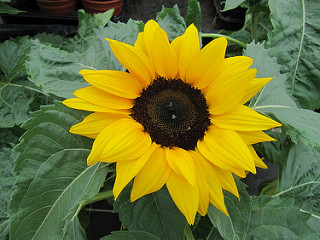
#> input picture Atividade05/sunflower.jpg, 320 x 240 px
$ jupyter execute T05Q04.ipynb
#> lines starting #> are read from the running program, lines starting #| are printed output that depends on the picture
### Atividade05/imagem.py
import numpy as np
import matplotlib.pyplot as plt
import pandas as pd
from skimage.io import imread,imsave,imshow
from skimage.color import rgb2gray
import cv2
import os
import csv
from tqdm import tqdm
from skimage.transform import resize

class Imagem():

    def __init__(self, name='sunflower.jpg'):
        self.name = name
        self.img = None
        self.imgGray = None
        self.imgRed = None
        self.altura = 240
        self.largura = 240
        self.dimensoes = None

    # Ler a imagem, imagem redimensionada e imagem em tons de cinza.
    def ler(self):
        # Ler a imagem como um array flutuante
        self.img = imread(self.name)
#> self.img is the input picture: shape (240, 320, 3); mean R, G, B 110.2, 114.9, 47.4
        self.imgRed = resize(self.img, (self.largura, self.altura))
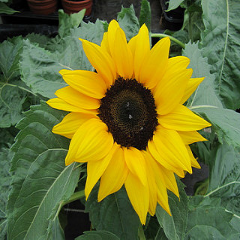
#> self.imgRed: shape (240, 240, 3) float64; mean R, G, B 0.432, 0.45, 0.186
        self.imgGray = rgb2gray(self.imgRed)
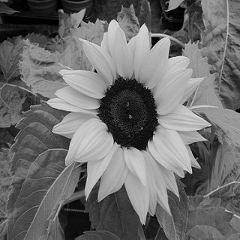
#> self.imgGray: shape (240, 240) float64; min 0, max 0.927, mean 0.428

    # Ler a imagem, imagem redimensionada e imagem em tons de cinza.
    # [42 lines left out: functions lerCV2, shows, show, manyShow, not called in this run]

    # Função que apresenta várias imagens com títulos.
    def manyShowWithTitle(self, *imgs, color='gray'):
        _, ax = plt.subplots(1, len(imgs), figsize=(20, 20),sharex=True)
        for index, i in enumerate(ax):
            i.imshow(imgs[index]['img'], cmap=color)
            i.set_title(f'{imgs[index]["title"]} \n {imgs[index]["img"].shape}')
            i.axis('off')

### Atividade05/q1.py
import cv2
import matplotlib.pyplot as plt
import numpy as np
import pandas as pd
from skimage.color import rgb2gray
from skimage.io import imread, imsave, imshow


filtroLaplaciano = {
    'M': 3,
    'N': 3,
    'nome': 'Laplaciano',
    'filtro': np.array([[-1,-1,-1],[-1,8,-1],[-1,-1,-1]])
}

filtroMedia = {
    'M': 3,
    'N': 3,
    'nome': 'Media',
    'filtro': np.ones((3,3))/9
}

filtroGaussiano = {
    'M': 5,
    'N': 5,
    'nome': 'Gaussiano',
    'filtro': np.array([[1,4,7,4,1],
                        [4,16,26,16,4],
                        [7,26,41,26,7],
                        [4,16,26,16,4],
                        [1,4,7,4,1]])
}

filtroPrewitt = {
    'M':3,
    'N':3,
    'nome':'Prewitt',
    'horizontal':np.array([[-1, 0, 1], [-1, 0, 1], [-1, 0, 1]]),
    'vertical':np.array([[-1, -1, -1], [0, 0, 0], [1, 1, 1]])
}

filtroSobel = {
    'M':3,
    'N':3,
    'nome':'Sobel',
    'horizontal': np.array([[-1, 0, 1], [-2, 0, 2], [-1, 0, 1]]),
    'vertical': np.array([[-1, -2, -1], [0, 0, 0], [1, 2, 1]])
}

# ------------------------ FUNÇÕES ------------------------ #

def quebralista(lista, n):
    for i in range(0,len(lista),n):
        yield lista[i:i + n]

# [24 lines left out: function janelaignorada, not called in this run]

def janelapadding(imagem,i,j,m,n,t):
    if t == -1:
        altura, largura = imagem.shape
    else:
        altura, largura, _ = imagem.shape
    janela = []
    a = int((m-1)/2)
    b = int((n-1)/2)
    new_a = a*(-1)
    new_b = b*(-1)
    for x in range(m):
        b = new_b
        for y in range(n):
            i_atual = i+a
            j_atual = j+b
            if (i_atual > -1 and  j_atual > -1) and (i_atual < altura and j_atual < largura):
                if t != -1:
                    janela.append(imagem[i_atual][j_atual][t])
                else:
                    janela.append(imagem[i_atual][j_atual])
            else:
                janela.append(0)
            b += 1
        a += 1
    janela = list(quebralista(janela,n))
    janela = np.array(janela)
    return janela

# [95 lines left out: functions janelareplicada, janelaespelhada, imagemrgb, not called in this run]

def imagemgray(imagem,filtro,borda='ignore'):
    altura, largura = imagem.shape
    resultados = []
    imagem_nova = imagem.copy()
    # ignore
    if borda == 'ignore':
        a = int((filtro['M']-1)/2)
        b = int((filtro['N']-1)/2)
        for I in range(a,altura-a):
            for J in range(b,largura-b):
                pixel = janelaignorada(imagem,I,J,filtro['M'],filtro['N'],-1)
                if filtro['nome'] == 'Prewitt':
                    H = np.sum(filtro['horizontal']*pixel)
                    V = np.sum(filtro['vertical']*pixel)
                    R = np.sqrt(pow(H,2.0) + pow(V, 2.0))
                    imagem_nova[I][J] = R
                elif filtro['nome'] == 'Sobel':
                    H = np.sum(filtro['horizontal']*pixel)
                    V = np.sum(filtro['vertical']*pixel)
                    R = np.sqrt(pow(H,2.0)+pow(V,2.0))
                    imagem_nova[I][J] = R
                else:
                    imagem_nova[I][J] = np.sum(pixel*filtro['filtro'])
    #
    elif borda == 'padding':
        for I in range(altura):
            for J in range(largura):
                pixel = janelapadding(imagem,I,J,filtro['M'],filtro['N'],-1)
                if filtro['nome'] == 'Prewitt':
                    H = np.sum(filtro['horizontal']*pixel)
                    V = np.sum(filtro['vertical']*pixel)
                    R = np.sqrt(pow(H,2.0) + pow(V, 2.0))
                    imagem_nova[I][J] = R
                elif filtro['nome'] == 'Sobel':
                    H = np.sum(filtro['horizontal']*pixel)
                    V = np.sum(filtro['vertical']*pixel)
                    R = np.sqrt(pow(H,2.0)+pow(V,2.0))
                    imagem_nova[I][J] = R
                else:
                    imagem_nova[I][J] = np.sum(pixel*filtro['filtro'])
    #
    elif borda == 'espelho':
        for I in range(altura):
            for J in range(largura):
                pixel = janelaespelhada(imagem,I,J,filtro['M'],filtro['N'],-1)
                if filtro['nome'] == 'Prewitt':
                    H = np.sum(filtro['horizontal']*pixel)
                    V = np.sum(filtro['vertical']*pixel)
                    R = np.sqrt(pow(H,2.0) + pow(V, 2.0))
                    imagem_nova[I][J] = R
                elif filtro['nome'] == 'Sobel':
                    H = np.sum(filtro['horizontal']*pixel)
                    V = np.sum(filtro['vertical']*pixel)
                    R = np.sqrt(pow(H,2.0)+pow(V,2.0))
                    imagem_nova[I][J] = R
                else:
                    imagem_nova[I][J] = np.sum(pixel*filtro['filtro'])
    #
    elif borda == 'replicar':
        for I in range(altura):
            for J in range(largura):
                pixel = janelareplicada(imagem,I,J,filtro['M'],filtro['N'],-1)
                if filtro['nome'] == 'Prewitt':
                    H = np.sum(filtro['horizontal']*pixel)
                    V = np.sum(filtro['vertical']*pixel)
                    R = np.sqrt(pow(H,2.0) + pow(V, 2.0))
                    imagem_nova[I][J] = R
                elif filtro['nome'] == 'Sobel':
                    H = np.sum(filtro['horizontal']*pixel)
                    V = np.sum(filtro['vertical']*pixel)
                    R = np.sqrt(pow(H,2.0)+pow(V,2.0))
                    imagem_nova[I][J] = R
                else:
                    imagem_nova[I][J] = np.sum(pixel*filtro['filtro'])
    return imagem_nova

def convolucao(imagem,filtro,borda='ignore'):
    # Verifica se a imagem é colorida ou não.
    if len(imagem.shape) == 3:
        imagem_processada = imagemrgb(imagem,filtro,borda)
    else:
        imagem_processada = imagemgray(imagem,filtro,borda)
    return imagem_processada


# ------------------------ MAIN ------------------------ #

""" Imagem = imread('Imagem.jpg')
Imagem = rgb2gray(Imagem)
imagem_nova = imread('Imagem-01.jpg')
imagem_nova = rgb2gray(imagem_nova)


filtros = [filtroLaplaciano,filtroMedia,filtroGaussiano,filtroSobel,filtroPrewitt]
xbordas = ['espelho','replicar','padding']
imagens = [Imagem]


I = 0
for img in imagens:
    for fil in filtros:
        for bor in xbordas:
            x = convolucao(img,fil,bor)
            imsave('imagem'+str(I)+'.jpg',x)
            I+=1


x = convolucao(Imagem,filtroLaplaciano,'ignore')


imshow(Imagem+imagem_nova)


imsave('Nova.jpg',imagem_nova) """

### Atividade05/T05Q04.ipynb
[cell 1]
from q1 import convolucao, filtroMedia
from imagem import Imagem
from skimage.io import imread,imsave,imshow
import cv2
import numpy as np
import matplotlib.pyplot as plt
from skimage.util import random_noise

[cell 2]
img = Imagem(name='sunflower.jpg')
img.ler()

[cell 3]
def nitidez(imagem, k):
    media = convolucao(imagem, filtroMedia, 'padding')
    mascara = imagem - media
    resultado = imagem + (k * mascara)

    img.manyShowWithTitle(
        {'img': imagem, 'title': f'Imagem original'},
        {'img': media, 'title': f'Média'},
        {'img': mascara, 'title': f'Máscara'},
        {'img': resultado, 'title': f'Imagem com nitidez\nk = {k}'},
        color='gray'
    )

[cell 4]
img.imgRed
